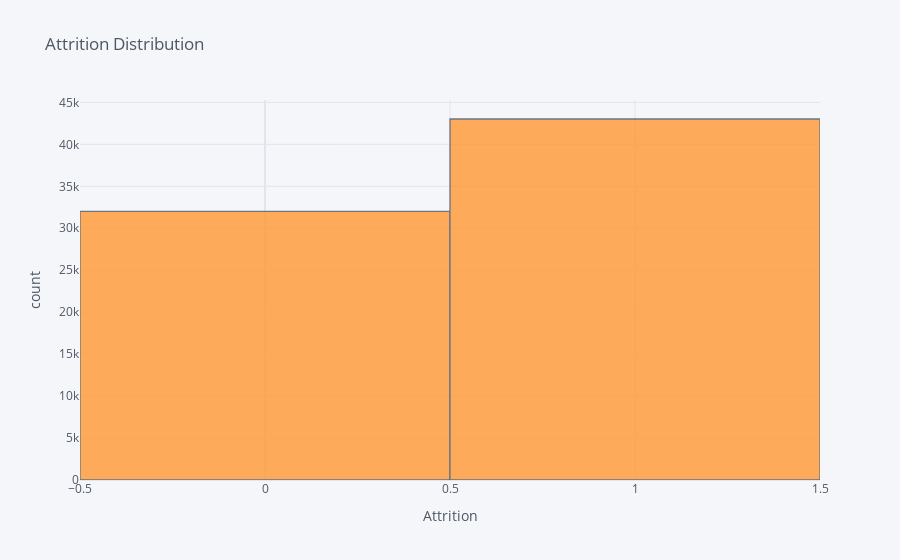

Here is the notebook cell this chart was saved with:
### Code cell
df_age_nonnull['Attrition'].iplot(kind='hist', xTitle='Attrition',
                         yTitle='count', title='Attrition Distribution')

### Figure 1 — Plotly figure (JSON) as saved in the notebook; plotly's stock layout.template omitted (floating-point values rounded to 4 significant figures; data arrays with more than 128 entries replaced by an {"elided": "..."} marker saying what was removed)
{"data": [{"histfunc": "count", "histnorm": "", "marker": {"color": "rgba(255, 153, 51, 1.0)", "line": {"color": "#4D5663", "width": 1.3}}, "name": "Attrition", "opacity": 0.8, "orientation": "v", "type": "histogram", "x": {"elided": "75043 int values"}}], "layout": {"barmode": "overlay", "legend": {"bgcolor": "#F5F6F9", "font": {"color": "#4D5663"}}, "paper_bgcolor": "#F5F6F9", "plot_bgcolor": "#F5F6F9", "title": {"font": {"color": "#4D5663"}, "text": "Attrition Distribution"}, "xaxis": {"gridcolor": "#E1E5ED", "showgrid": true, "tickfont": {"color": "#4D5663"}, "title": {"font": {"color": "#4D5663"}, "text": "Attrition"}, "zerolinecolor": "#E1E5ED"}, "yaxis": {"gridcolor": "#E1E5ED", "showgrid": true, "tickfont": {"color": "#4D5663"}, "title": {"font": {"color": "#4D5663"}, "text": "count"}, "zerolinecolor": "#E1E5ED"}}}
